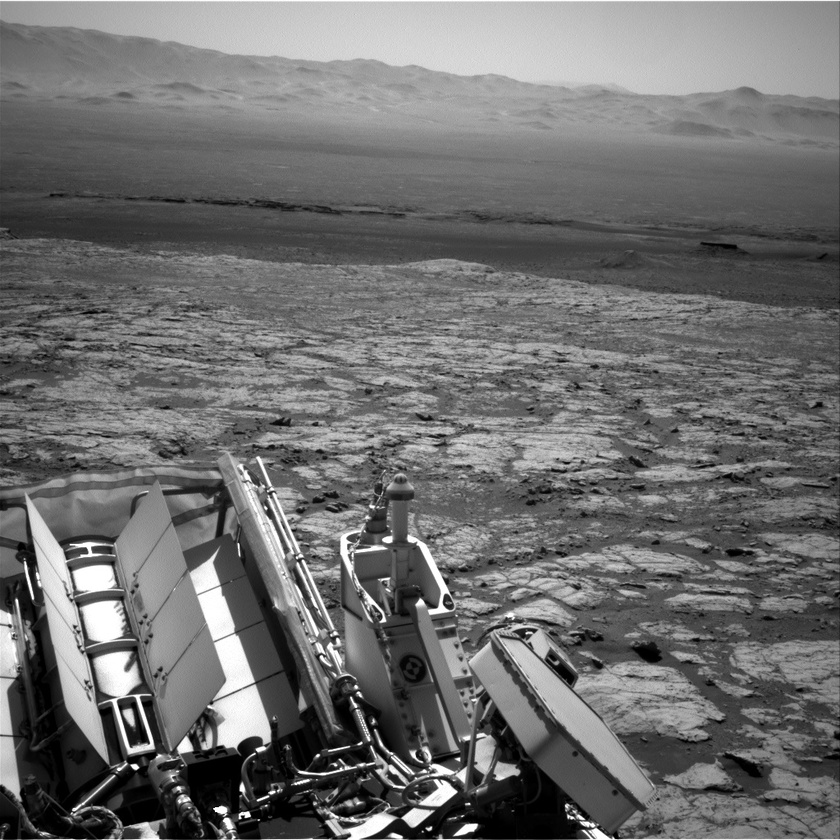
#> input picture rover.JPG, 840 x 840 px, shrunk from 1024 x 1024 before the run, found by its file name
$ jupyter execute Rover_crop.ipynb
#> lines starting #> are read from the running program, lines starting #| are printed output that depends on the picture; after the words box and inside, x2 and y2 are one past the last pixel; in counts of white or black regions, pixels touching at a corner belong together
[cell 1]
import numpy as np
import matplotlib.pyplot as plt
import pickle
from datetime import timedelta
from sklearn import svm
from sklearn.multiclass import OneVsRestClassifier
from sklearn.model_selection import StratifiedKFold
from sklearn.inspection import DecisionBoundaryDisplay
from dtreeviz.trees import dtreeviz
import csv
import inflect
import sys
import numpy as np
import string
import time
from six import StringIO
from sklearn import tree
import random
import os
import math
import scipy.interpolate as inter
import matplotlib.image as mpimg
import skimage
from skimage import feature
from matplotlib import cm
from mpl_toolkits.axes_grid1 import make_axes_locatable
from sklearn import tree
import graphviz
import matplotlib.pyplot as plt
from sklearn.model_selection import StratifiedKFold

[cell 2]
# function definitions for rover croping method

class timer:
  """
  A class used to time code. Able to log "marks" and print time between marks.
  """
  def __init__(self):
    """
    start the timer and sets the mark as 'start'
    """
    self.tic = time.time()
    self.start = self.tic
    self.last_check = 'start'
    self.stop_time = None
  def time(self,mark, message = None):
    """
    @param mark: the name of the mark that will be printed
    @param message: a messge that will replace th normal message

    displays the time recorded from the last mark to the current one.
    >>> t= timer()
    >>> t.time(1)
    Start-1=0:00:00.01
    >>> t.time(2)
    1-2=0:00:23.23
    """
    if message == None:
      print(self.last_check + " - " + f"{mark}" + " = " + f"{timedelta(seconds = round(time.time()-self.tic,2)).total_seconds()}")
    else:
      print(message, f"{timedelta(seconds = round(time.time()-self.tic,2)).total_seconds()}")
    self.last_check = f"{mark}"
    self.tic = time.time()
  def stop(self):
    """
    displays the time from the last mark to the end, and the time from class definition to the end.
    """
    self.stop_time = time.time()
    if self.last_check != 'start':
      print(self.last_check + " - stop" + " = " + f"{timedelta(seconds = round(self.stop_time-self.tic,2)).total_seconds()}")
      print('----------')
    print("start - stop =", f"{timedelta(seconds = round(self.stop_time - self.start,2)).total_seconds()}")

def calculate_sigma_map(image, sigma_mode = 1):
  '''
  calculates the distance of pixels in a grayscale image from the mean value, in standard deviations.

  @param image : grayscale image
  @param sigma_mode : the unit of discretization in the sigma maps. a value of 'continuous' gives continuous values

  @return a 2D array indicating distance from the mean.
  '''
  rows,cols = image.shape
  mean = np.mean(image)
  stddev = np.std(image)
  minValue = np.min(image)
  maxValue = np.max(image)
  minIndices = np.argwhere(image == np.min(image))
  maxIndices = np.argwhere(image == np.max(image))
  result = (image - mean)/stddev
  if sigma_mode == 'continuous':
    return result
  else:
    sigma_mode = float(sigma_mode)
    thresholds = list(np.linspace(-4,-sigma_mode,int(3/sigma_mode)+1)) + list(np.linspace(sigma_mode,4,int(3/sigma_mode)+1))
    result = np.digitize(result, thresholds)
    result = 8*result/len(thresholds) - 4
  return result

def get_rover_mask(canny, sigmaMap, window_frac = None, abs_total = 0.01, window_dim = 50):
  '''
  calcualates the rover binary mask given a canny edge array (binary) and sigma map, both 2D. For each edge in the canny array, looks at all pixels
  a given distance away. all pixels within the given distance that are of a similar value in the sigma map will not be masked.

  @param canny : a binary canny map of the same dimention of the image to be masked
  @param sigmaMap : a sigma map indicating pixel distances from mean image value.
  @param window_frac : indicates the distance away from a canny endge that the method will check.
  the distance checked will be a fraction of the pixel length of the smallest dimention of the image
  @param abs_total : used to judge if neighboring pixels to a canny edge have close sigma values.
  @ window_dim : the pixel distance from a canny edge that will be checked. Set window_frac to None to use. Base value is 50

  @return a 2D array indicating distance from the mean.
  '''
  if window_frac != None:
    window_dim = int(np.amin(sigmaMap.shape)*window_frac)
  rows,cols = sigmaMap.shape
  mask = np.zeros((rows,cols), dtype=float)
  for x,y in np.argwhere(canny==1):
    mask[x,y] = 1
    sig = sigmaMap[x,y]
    mini_sigma = sigmaMap[max(0,x-window_dim):min(rows,x+window_dim),max(0,y-window_dim):min(cols,y+window_dim)]
    mini_mask = mask[max(0,x-window_dim):min(rows,x+window_dim),max(0,y-window_dim):min(cols,y+window_dim)]
    bottom = max(0,x-window_dim)
    left = max(0,y-window_dim)
    for l,m in np.argwhere(((mini_mask ==0) & (mini_sigma-sig < abs_total)) & (sig-mini_sigma < abs_total)):
      mask[bottom+l,left+m] = 1
  return mask

def apply_mask(image, mask):
  """
  given an image and a mask, applies the mask.

  @param image : image to be masked
  @param mask : mask to use on image

  @return masked image
  """
  if len(image.shape) > 2:
    for i in range(0,image.shape[2]):
      image[:,:,i] = np.multiply(image[:,:,i], mask)
    return image
  else:
    return np.multiply(image, mask)

def mask_rover_image(rover_image, sigma_mode='continuous', canny_sigma=4, low_threshold= 2, high_threshold=140, window_frac= 0.2, abs_total = 1, window_dim = 50):
  """
  given an image from the mars rover, masks non-rover elements.
  current functionality only allows grayscale images

  @param rover_image : a numpy array of a mars rover image, in grayscale or color
  @param sigma_mode : either 'continuous' for a continuous gradient sigma map, or a positive number indicating
  step size of sigma map
  @param canny_sigma : how much gaussian blur is applied before canny edges are calculated
  @param low_threshold : lower threshold for canny hysteresis
  @param  high_threshold : higher threshold for canny hysteresis
  @param window_frac : parameter passed to get_rover_mask. make None to use window_dim
  @param abs_total : parameter passed to get_rover_mask
  @param window_dim : parameter passed to get_rover_mask. Set window_frac to None to use. Base value is 50

  @return the masked image

  """
  # get grayscale image for functions
  if len(rover_image.shape) > 2:
    bw_image = skimage.color.rgb2gray(rover_image)
  else:
    bw_image = rover_image

  # calculate the sigma map of the image, or statistical distance from mean
  sigmaMap = calculate_sigma_map(bw_image, sigma_mode=sigma_mode)

  # run edge detector
  edges = feature.canny(bw_image, sigma=canny_sigma, low_threshold= low_threshold, high_threshold=high_threshold)
  edges = edges.astype(int)

  # get a mask for the image
  rover_mask = get_rover_mask(edges, sigmaMap, window_frac= window_frac, abs_total = abs_total)

  # apply the mask
  masked_rover_image = apply_mask(rover_image, rover_mask)
  return masked_rover_image

[cell 3]
# main body for rover croping method.
# note that the method, mask_rover_image, combines the masking pipeline

# time code
t = timer()

# rover1.jpg processing

# load the file
img_file = 'rover.jpg'
bw_img = skimage.io.imread(img_file, as_gray = True)
#> bw_img is the input picture: shape (840, 840); min 0, max 255, mean 110.5

# calculate the sigma map of the image, or statistical distance from mean
t.time('sigma map')
sigmaMap = calculate_sigma_map(bw_img, sigma_mode = 'continuous')
#> in calculate_sigma_map, `mean = np.mean(image)`: mean = 110.5
#> in calculate_sigma_map, `stddev = np.std(image)`: stddev = 53.3
#> in calculate_sigma_map, `minValue = np.min(image)`: minValue = 0
#> in calculate_sigma_map, `maxValue = np.max(image)`: maxValue = 255
#> in calculate_sigma_map, `minIndices = np.argwhere(image == np.min(image))`: minIndices = 6554 pairs, first value 244 to 838, second value 0 to 839
#> in calculate_sigma_map, `maxIndices = np.argwhere(image == np.max(image))`: maxIndices = 3532 pairs, first value 0 to 839, second value 8 to 613

# run edge detector
t.time('canny')
edges = feature.canny(bw_img, sigma=4, low_threshold= 2, high_threshold=140)
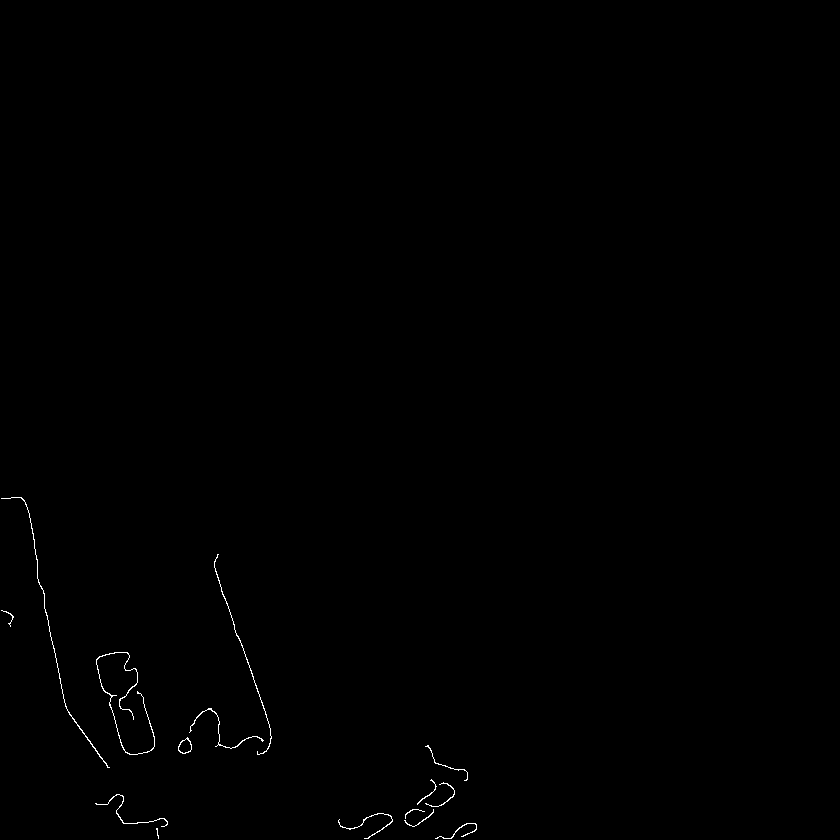
#> edges: shape (840, 840) bool; 0.26% white in thin lines or dots, all inside (x1, y1, x2, y2) = (1, 497, 477, 839)
edges = edges.astype(int)

# get a mask for the image
t.time('get mask')
rover_mask = get_rover_mask(edges, sigmaMap, window_frac= 0.2, abs_total = 1)
#> the loop in get_rover_mask, `for x,y in np.argwhere(canny==1):` made 1818 passes
#> (x, y, sig, bottom) on passes 1 to 3: (497, 11, -0.384, 329), (497, 12, -0.534, 329), (497, 13, -0.571, 329)
#> pass 1, in get_rover_mask, `mini_sigma = sigmaMap[max(0,x-window_dim):min(rows,x+window_dim),max(0..`:
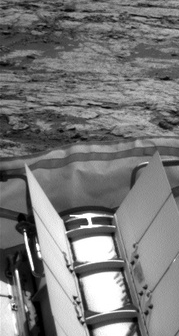
#> mini_sigma: shape (336, 179) float64; min -2.07, max 2.71, mean 0.195; drawn with min black and max white
#> pass 1, in get_rover_mask, `mini_mask = mask[max(0,x-window_dim):min(rows,x+window_dim),max(0,y-wi..`:
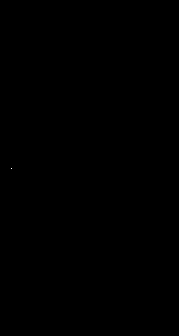
#> mini_mask: shape (336, 179) float64; values 0 (black) and 1 (white), 0% white in thin lines or dots, all inside (x1, y1, x2, y2) = (11, 168, 12, 169)
#> after the loop in get_rover_mask, `for x,y in np.argwhere(canny==1):`:
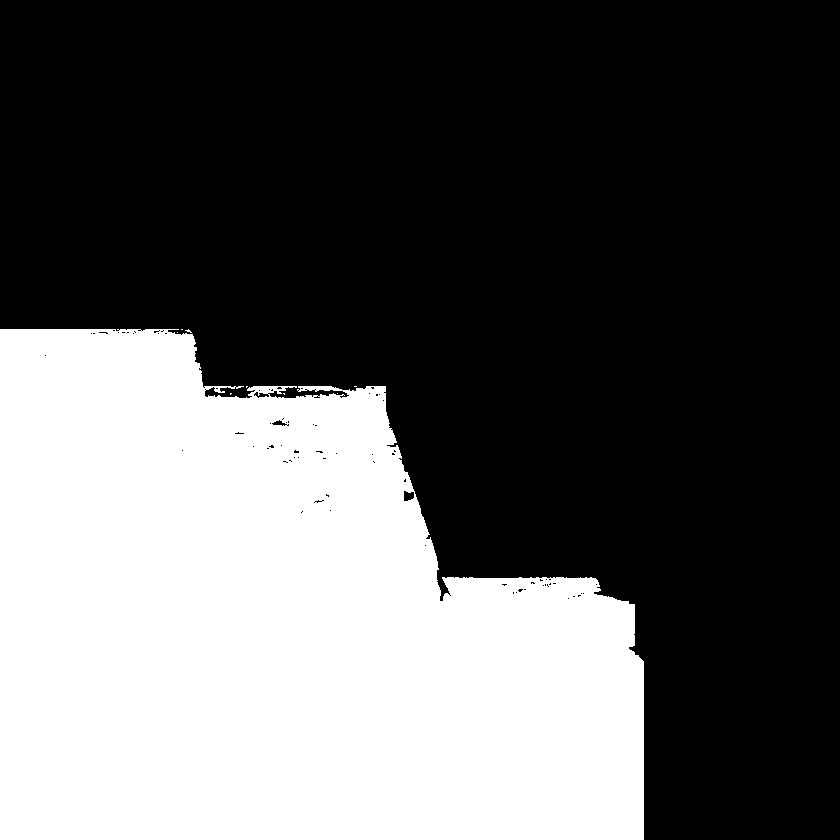
#> mask: shape (840, 840) float64; values 0 (black) and 1 (white), 36.3% white; 9 white regions (8 under 20 px), largest, box (x1, y1, x2, y2) and area: (0, 329, 644, 840) 255841

# apply the mask

# in case the image is in color, we reload the image
t.time('apply mask')
rover_img = mpimg.imread(img_file)
rover = apply_mask(rover_img, rover_mask)

# plot the above
t.time('plot')
fig = plt.figure(figsize=(16, 12))
ax1 = fig.add_subplot(141)
im1 = ax1.imshow(rover_img, cmap=cm.gray)
ax1.set_title('Original Image')
ax1.get_xaxis().set_visible(False)
ax1.get_yaxis().set_visible(False)

ax2 = fig.add_subplot(142)
im2 = ax2.imshow(sigmaMap)
ax2.set_title('Sigma From Mean')
ax2.get_xaxis().set_visible(False)
ax2.get_yaxis().set_visible(False)

divider = make_axes_locatable(ax2)
cax = divider.append_axes('right', size='5%', pad=0.05)
fig.colorbar(im2, cax=cax, orientation='vertical')

ax3 = fig.add_subplot(143)
im3 = ax3.imshow(edges, cmap=cm.gray)
ax3.set_title('Canny Edge - 6 Sigma')
ax3.get_xaxis().set_visible(False)
ax3.get_yaxis().set_visible(False)

ax4 = fig.add_subplot(144)
im4 = ax4.imshow(rover, cmap=cm.gray)
ax4.set_title('Rover Crop')
ax4.get_xaxis().set_visible(False)
ax4.get_yaxis().set_visible(False)

plt.savefig('image_processing_progression_rover.png',dpi=200)

t.stop()

# rover2.jpg processing

# load the file
img_file = 'rover2.jpg'
bw_img = skimage.io.imread(img_file, as_gray = True)
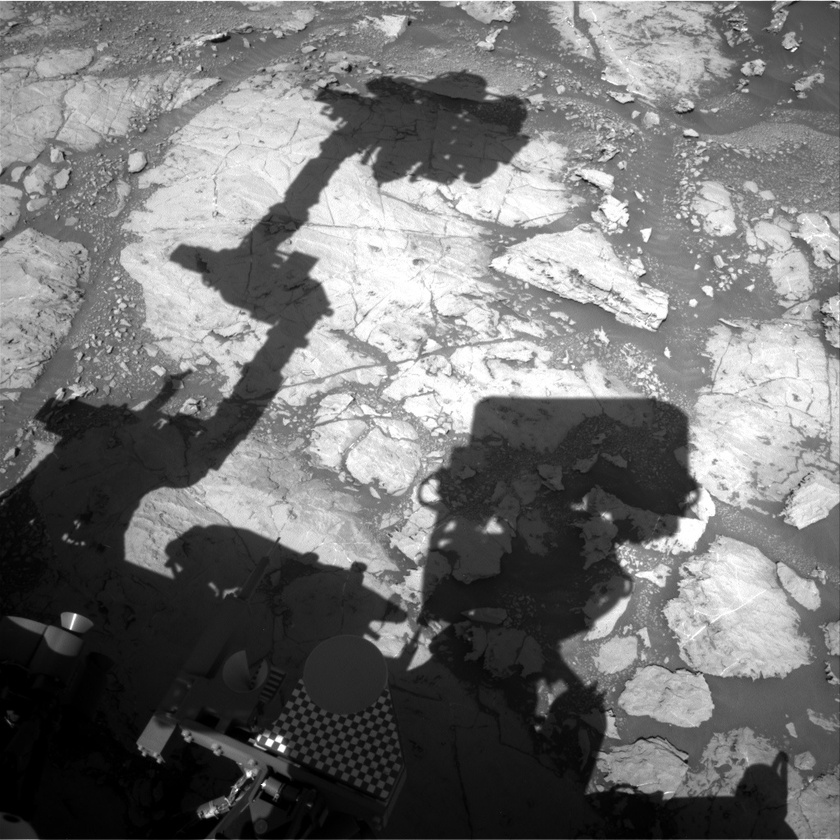
#> input picture rover2.JPG, 840 x 840 px, shrunk from 1024 x 1024 before the run, found by its file name
#> bw_img is the input picture: shape (840, 840); min 0, max 255, mean 114.7

# calculate the sigma map of the image, or statistical distance from mean
sigmaMap = calculate_sigma_map(bw_img, sigma_mode = 'continuous')

# run edge detector
edges = feature.canny(bw_img, sigma=4, low_threshold= 2, high_threshold=140)
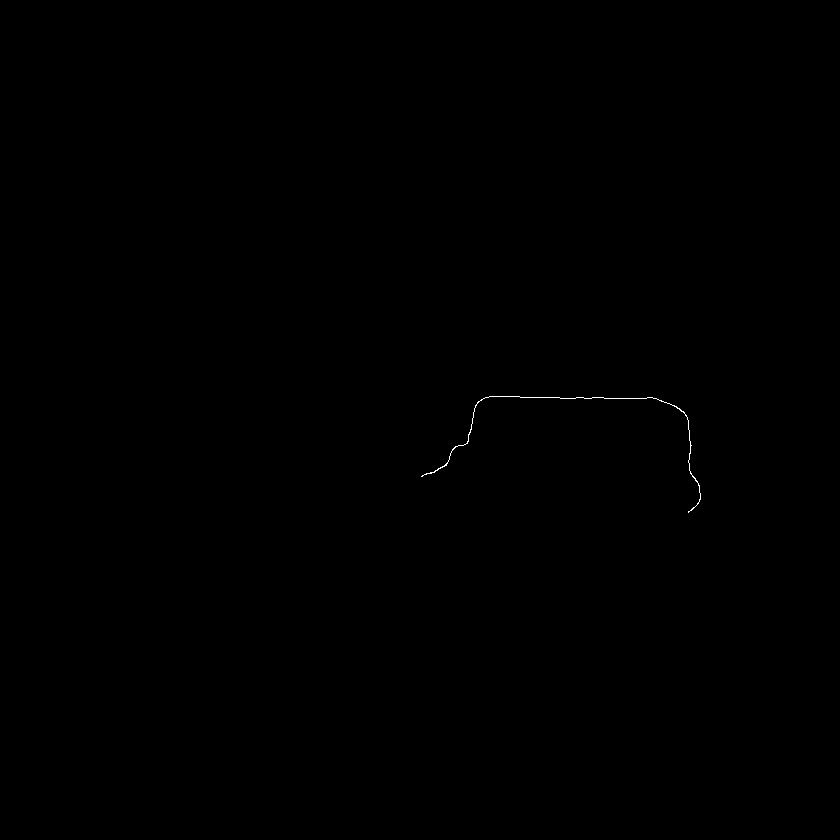
#> edges: shape (840, 840) bool; 0.06% white in thin lines or dots, all inside (x1, y1, x2, y2) = (421, 396, 701, 513)
edges = edges.astype(int)

# get a mask for the image
rover_mask = get_rover_mask(edges, sigmaMap, window_frac = 0.2, abs_total = 1)
#> call 2 of get_rover_mask, with window_frac = 0.2, abs_total = 1, window_dim = 50
#> the loop in get_rover_mask (call 2), `for x,y in np.argwhere(canny==1):` made 453 passes
#> (x, y, sig, bottom, left) on passes 1 to 3: (396, 489, 0.663, 228, 321), (396, 490, 0.571, 228, 322), (396, 491, 0.373, 228, 323)
#> pass 1, in get_rover_mask (call 2), `mini_sigma = sigmaMap[max(0,x-window_dim):min(rows,x+window_dim),max(0..`:
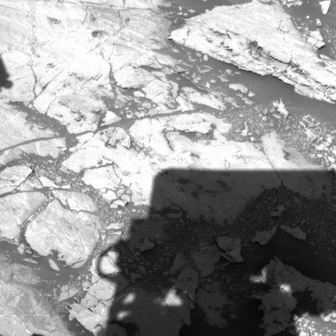
#> mini_sigma: shape (336, 336) float64; min -1.33, max 1.85, mean 0.542; drawn with min black and max white
#> pass 2, in get_rover_mask (call 2), `mini_mask = mask[max(0,x-window_dim):min(rows,x+window_dim),max(0,y-wi..`:
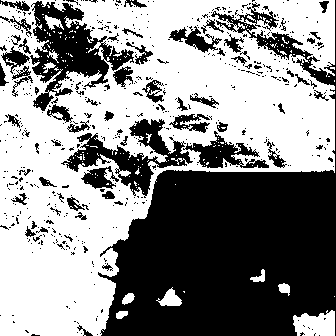
#> mini_mask: shape (336, 336) float64; values 0 (black) and 1 (white), 54.8% white; 528 black regions (463 under 20 px), largest, box (x1, y1, x2, y2) and area: (98, 0, 336, 336) 35059, (30, 1, 134, 111) 4502, (61, 119, 193, 198) 3117
#> after the loop in get_rover_mask (call 2), `for x,y in np.argwhere(canny==1):`:
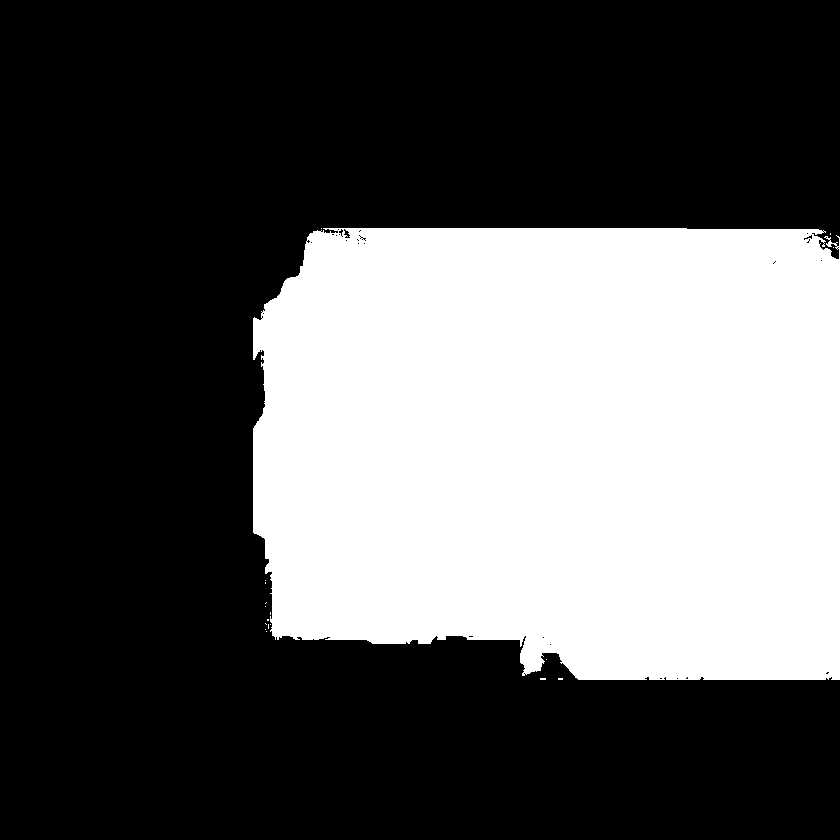
#> mask: shape (840, 840) float64; values 0 (black) and 1 (white), 35% white; 18 white regions (17 under 20 px), largest, box (x1, y1, x2, y2) and area: (253, 228, 840, 680) 247259
# in case the image is in color, we reload the image
rover_img = mpimg.imread(img_file)

# apply the mask
rover = apply_mask(rover_img, rover_mask)

# plot the above
fig = plt.figure(figsize=(16, 12))
ax1 = fig.add_subplot(141)
im1 = ax1.imshow(rover_img, cmap=cm.gray)
ax1.set_title('Original Image')
ax1.get_xaxis().set_visible(False)
ax1.get_yaxis().set_visible(False)

ax2 = fig.add_subplot(142)
im2 = ax2.imshow(sigmaMap)
ax2.set_title('Sigma From Mean')
ax2.get_xaxis().set_visible(False)
ax2.get_yaxis().set_visible(False)

divider = make_axes_locatable(ax2)
cax = divider.append_axes('right', size='5%', pad=0.05)
fig.colorbar(im2, cax=cax, orientation='vertical')

ax3 = fig.add_subplot(143)
im3 = ax3.imshow(edges, cmap=cm.gray)
ax3.set_title('Canny Edge - 6 Sigma')
ax3.get_xaxis().set_visible(False)
ax3.get_yaxis().set_visible(False)

ax4 = fig.add_subplot(144)
im4 = ax4.imshow(rover, cmap=cm.gray)
ax4.set_title('Rover Crop')
ax4.get_xaxis().set_visible(False)
ax4.get_yaxis().set_visible(False)

plt.savefig('image_processing_progression_rover2.png',dpi=200)
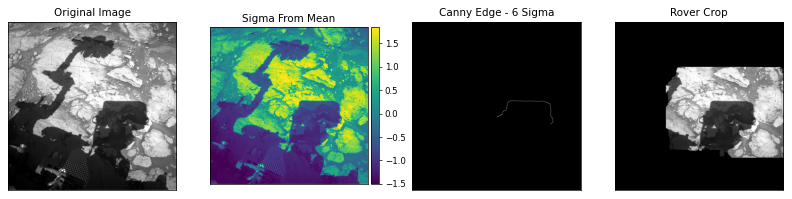
#> figure drawn by matplotlib, 5 panels
